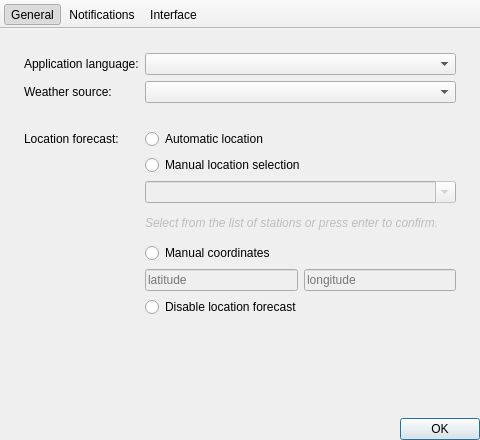
<?xml version="1.0" encoding="UTF-8"?>
<ui version="4.0">
 <class>SettingsDialog</class>
 <widget class="QMainWindow" name="SettingsDialog">
  <property name="geometry">
   <rect>
    <x>0</x>
    <y>0</y>
    <width>480</width>
    <height>440</height>
   </rect>
  </property>
  <property name="minimumSize">
   <size>
    <width>480</width>
    <height>440</height>
   </size>
  </property>
  <property name="maximumSize">
   <size>
    <width>480</width>
    <height>440</height>
   </size>
  </property>
  <property name="unifiedTitleAndToolBarOnMac">
   <bool>true</bool>
  </property>
  <widget class="QWidget" name="centralwidget">
   <layout class="QVBoxLayout" name="verticalLayout">
    <property name="spacing">
     <number>0</number>
    </property>
    <property name="leftMargin">
     <number>0</number>
    </property>
    <property name="topMargin">
     <number>0</number>
    </property>
    <property name="rightMargin">
     <number>0</number>
    </property>
    <property name="bottomMargin">
     <number>0</number>
    </property>
    <item>
     <widget class="QStackedWidget" name="stackedWidget">
      <widget class="QWidget" name="pageGeneral">
       <layout class="QFormLayout" name="formLayout">
        <property name="leftMargin">
         <number>24</number>
        </property>
        <property name="topMargin">
         <number>24</number>
        </property>
        <property name="rightMargin">
         <number>24</number>
        </property>
        <property name="bottomMargin">
         <number>24</number>
        </property>
        <item row="0" column="0">
         <widget class="QLabel" name="labelLocale">
          <property name="text">
           <string>Application language:</string>
          </property>
         </widget>
        </item>
        <item row="0" column="1">
         <widget class="QComboBox" name="comboLocale">
          <property name="minimumSize">
           <size>
            <width>200</width>
            <height>0</height>
           </size>
          </property>
         </widget>
        </item>
        <item row="1" column="0">
         <widget class="QLabel" name="labelSource">
          <property name="text">
           <string>Weather source:</string>
          </property>
         </widget>
        </item>
        <item row="1" column="1">
         <widget class="QComboBox" name="comboSource">
          <property name="minimumSize">
           <size>
            <width>200</width>
            <height>0</height>
           </size>
          </property>
         </widget>
        </item>
        <item row="2" column="0">
         <widget class="QLabel" name="labelSpacer"/>
        </item>
        <item row="3" column="0">
         <widget class="QLabel" name="labelLocation">
          <property name="text">
           <string>Location forecast:</string>
          </property>
         </widget>
        </item>
        <item row="3" column="1">
         <widget class="QRadioButton" name="radioLocationAuto">
          <property name="text">
           <string>Automatic location</string>
          </property>
         </widget>
        </item>
        <item row="4" column="1">
         <widget class="QRadioButton" name="radioLocationSelect">
          <property name="text">
           <string>Manual location selection</string>
          </property>
         </widget>
        </item>
        <item row="7" column="1">
         <widget class="QRadioButton" name="radioLocationCoord">
          <property name="text">
           <string>Manual coordinates</string>
          </property>
         </widget>
        </item>
        <item row="9" column="1">
         <widget class="QRadioButton" name="radioLocationDisabled">
          <property name="text">
           <string>Disable location forecast</string>
          </property>
         </widget>
        </item>
        <item row="5" column="1">
         <widget class="QComboBox" name="comboLocation">
          <property name="enabled">
           <bool>false</bool>
          </property>
          <property name="minimumSize">
           <size>
            <width>200</width>
            <height>0</height>
           </size>
          </property>
          <property name="editable">
           <bool>true</bool>
          </property>
         </widget>
        </item>
        <item row="8" column="1">
         <layout class="QHBoxLayout" name="layoutLocation">
          <item>
           <widget class="QLineEdit" name="lineEditLatitude">
            <property name="enabled">
             <bool>false</bool>
            </property>
            <property name="placeholderText">
             <string>latitude</string>
            </property>
           </widget>
          </item>
          <item>
           <widget class="QLineEdit" name="lineEditLongitude">
            <property name="enabled">
             <bool>false</bool>
            </property>
            <property name="placeholderText">
             <string>longitude</string>
            </property>
           </widget>
          </item>
         </layout>
        </item>
        <item row="6" column="1">
         <widget class="QLabel" name="labelLocationInfo">
          <property name="enabled">
           <bool>false</bool>
          </property>
          <property name="styleSheet">
           <string notr="true">font-style: italic;</string>
          </property>
          <property name="text">
           <string>Select from the list of stations or press enter to confirm.</string>
          </property>
          <property name="wordWrap">
           <bool>true</bool>
          </property>
         </widget>
        </item>
       </layout>
      </widget>
      <widget class="QWidget" name="pageNotifications">
       <layout class="QFormLayout" name="formLayout_3">
        <property name="leftMargin">
         <number>24</number>
        </property>
        <property name="topMargin">
         <number>24</number>
        </property>
        <property name="rightMargin">
         <number>24</number>
        </property>
        <property name="bottomMargin">
         <number>24</number>
        </property>
        <item row="0" column="1">
         <widget class="QCheckBox" name="checkNotifications">
          <property name="text">
           <string>Enable notifications</string>
          </property>
          <property name="checked">
           <bool>true</bool>
          </property>
         </widget>
        </item>
        <item row="3" column="0">
         <widget class="QLabel" name="labelWeatherAlerts">
          <property name="text">
           <string>Weather alerts:</string>
          </property>
         </widget>
        </item>
        <item row="3" column="1">
         <widget class="QRadioButton" name="radioAlertsMinor">
          <property name="text">
           <string>Minor (yellow) alerts and higher (levels 1-4)</string>
          </property>
         </widget>
        </item>
        <item row="4" column="1">
         <widget class="QRadioButton" name="radioAlertsModerate">
          <property name="text">
           <string>Moderate (orange) alerts and higher (levels 2-4)</string>
          </property>
         </widget>
        </item>
        <item row="5" column="1">
         <widget class="QRadioButton" name="radioAlertsSevere">
          <property name="text">
           <string>Severe (red) alerts and higher (levels 3-4)</string>
          </property>
         </widget>
        </item>
        <item row="6" column="1">
         <widget class="QRadioButton" name="radioAlertsExtreme">
          <property name="text">
           <string>Extreme (purple) alerts only (level 4)</string>
          </property>
         </widget>
        </item>
        <item row="2" column="1">
         <widget class="QLabel" name="labelSpacerNotifications">
          <property name="text">
           <string/>
          </property>
         </widget>
        </item>
        <item row="1" column="1">
         <widget class="QLabel" name="labelNotificationsStatus">
          <property name="text">
           <string/>
          </property>
          <property name="wordWrap">
           <bool>true</bool>
          </property>
         </widget>
        </item>
       </layout>
      </widget>
      <widget class="QWidget" name="pageInterface">
       <layout class="QFormLayout" name="formLayout_2">
        <property name="leftMargin">
         <number>24</number>
        </property>
        <property name="topMargin">
         <number>24</number>
        </property>
        <property name="rightMargin">
         <number>24</number>
        </property>
        <property name="bottomMargin">
         <number>24</number>
        </property>
        <item row="0" column="1">
         <widget class="QCheckBox" name="checkShowInTray">
          <property name="text">
           <string>Show in tray</string>
          </property>
         </widget>
        </item>
        <item row="1" column="1">
         <widget class="QCheckBox" name="checkShowInDock">
          <property name="enabled">
           <bool>false</bool>
          </property>
          <property name="text">
           <string>Show in dock</string>
          </property>
          <property name="checked">
           <bool>true</bool>
          </property>
         </widget>
        </item>
        <item row="2" column="1">
         <widget class="QLabel" name="labelSpacerInterface">
          <property name="text">
           <string/>
          </property>
         </widget>
        </item>
        <item row="3" column="1">
         <widget class="QCheckBox" name="checkRememberSize">
          <property name="text">
           <string>Remember size on exit</string>
          </property>
         </widget>
        </item>
        <item row="4" column="1">
         <widget class="QCheckBox" name="checkRememberPosition">
          <property name="text">
           <string>Remember position on exit</string>
          </property>
         </widget>
        </item>
       </layout>
      </widget>
     </widget>
    </item>
    <item>
     <layout class="QVBoxLayout" name="buttonsLayout">
      <item>
       <widget class="QDialogButtonBox" name="buttons">
        <property name="standardButtons">
         <set>QDialogButtonBox::Ok</set>
        </property>
       </widget>
      </item>
     </layout>
    </item>
   </layout>
  </widget>
  <widget class="QToolBar" name="toolBar">
   <property name="movable">
    <bool>false</bool>
   </property>
   <property name="toolButtonStyle">
    <enum>Qt::ToolButtonTextUnderIcon</enum>
   </property>
   <property name="floatable">
    <bool>false</bool>
   </property>
   <attribute name="toolBarArea">
    <enum>TopToolBarArea</enum>
   </attribute>
   <attribute name="toolBarBreak">
    <bool>false</bool>
   </attribute>
   <addaction name="actionGeneral"/>
   <addaction name="actionNotifications"/>
   <addaction name="actionInterface"/>
  </widget>
  <action name="actionGeneral">
   <property name="checkable">
    <bool>true</bool>
   </property>
   <property name="checked">
    <bool>true</bool>
   </property>
   <property name="icon">
    <iconset resource="../../resources/Common/icons/icons.qrc">
     <normaloff>:/Vremenar/Icons/32x32/preferences-system.png</normaloff>:/Vremenar/Icons/32x32/preferences-system.png</iconset>
   </property>
   <property name="text">
    <string>General</string>
   </property>
  </action>
  <action name="actionInterface">
   <property name="checkable">
    <bool>true</bool>
   </property>
   <property name="icon">
    <iconset resource="../../resources/Common/icons/icons.qrc">
     <normaloff>:/Vremenar/Icons/32x32/preferences-system-windows-actions.png</normaloff>:/Vremenar/Icons/32x32/preferences-system-windows-actions.png</iconset>
   </property>
   <property name="text">
    <string>Interface</string>
   </property>
  </action>
  <action name="actionNotifications">
   <property name="checkable">
    <bool>true</bool>
   </property>
   <property name="icon">
    <iconset resource="../../resources/Common/icons/icons.qrc">
     <normaloff>:/Vremenar/Icons/32x32/preferences-desktop-notification.png</normaloff>:/Vremenar/Icons/32x32/preferences-desktop-notification.png</iconset>
   </property>
   <property name="text">
    <string>Notifications</string>
   </property>
  </action>
 </widget>
 <resources>
  <include location="../../resources/Common/icons/icons.qrc"/>
 </resources>
 <connections/>
</ui>
